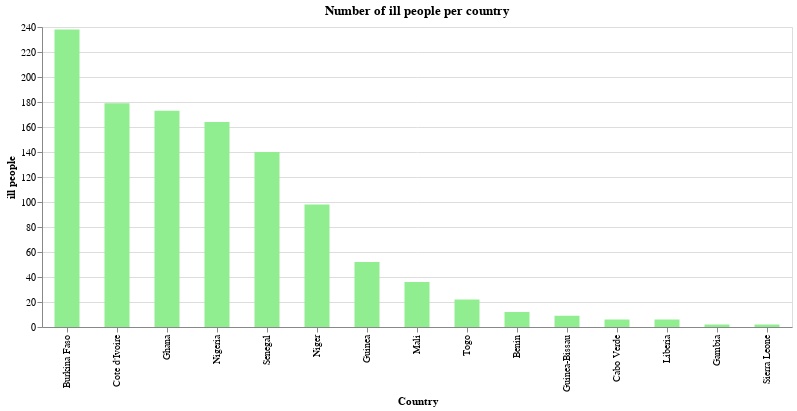

The cell this chart's notebook holds for it:
### Markdown cell above
### Number of ill patients

### Code cell
source = covid_ana_sort
alt.Chart(source).mark_bar(size = 25).encode(x = alt.X('Country', sort='-y'), y = 'ill people', color = alt.value('lightgreen'),).properties(width = alt.Step(50), height = 300, title = 'Number of ill people per country').interactive()

### Figure 1 — Vega-Lite specification as saved in the notebook (floating-point values rounded to 4 significant figures)
{"config": {"view": {"continuousWidth": 400, "continuousHeight": 300}}, "data": {"name": "data-715147db1ea79ca80f1d32e2d1c95031"}, "mark": {"type": "bar", "size": 25}, "encoding": {"color": {"value": "lightgreen"}, "x": {"type": "nominal", "field": "Country", "sort": "-y"}, "y": {"type": "quantitative", "field": "ill people"}}, "height": 300, "selection": {"selector002": {"type": "interval", "bind": "scales", "encodings": ["x", "y"]}}, "title": "Number of ill people per country", "width": {"step": 50}, "$schema": "https://vega.github.io/schema/vega-lite/v4.0.2.json", "datasets": {"data-715147db1ea79ca80f1d32e2d1c95031": [{"Country": "Burkina Faso", "Lat": 12.24, "Long": -1.562, "Date": "2020-04-02T00:00:00", "Confirmed_cases": 288, "Dead": 16, "Recovered": 50, "ill people": 238, "Death rate": 0.05556, "Recovered rate": 0.1736}, {"Country": "Ghana", "Lat": 7.947, "Long": -1.023, "Date": "2020-04-02T00:00:00", "Confirmed_cases": 204, "Dead": 5, "Recovered": 31, "ill people": 173, "Death rate": 0.02451, "Recovered rate": 0.152}, {"Country": "Senegal", "Lat": 14.5, "Long": -14.45, "Date": "2020-04-02T00:00:00", "Confirmed_cases": 195, "Dead": 1, "Recovered": 55, "ill people": 140, "Death rate": 0.005128, "Recovered rate": 0.2821}, {"Country": "Cote d'Ivoire", "Lat": 7.54, "Long": -5.547, "Date": "2020-04-02T00:00:00", "Confirmed_cases": 194, "Dead": 1, "Recovered": 15, "ill people": 179, "Death rate": 0.005155, "Recovered rate": 0.07732}, {"Country": "Nigeria", "Lat": 9.082, "Long": 8.675, "Date": "2020-04-02T00:00:00", "Confirmed_cases": 184, "Dead": 2, "Recovered": 20, "ill people": 164, "Death rate": 0.01087, "Recovered rate": 0.1087}, {"Country": "Niger", "Lat": 17.61, "Long": 8.082, "Date": "2020-04-02T00:00:00", "Confirmed_cases": 98, "Dead": 5, "Recovered": 0, "ill people": 98, "Death rate": 0.05102, "Recovered rate": 0.0}, {"Country": "Guinea", "Lat": 9.946, "Long": -9.697, "Date": "2020-04-02T00:00:00", "Confirmed_cases": 52, "Dead": 0, "Recovered": 0, "ill people": 52, "Death rate": 0.0, "Recovered rate": 0.0}, {"Country": "Togo", "Lat": 8.62, "Long": 0.8248, "Date": "2020-04-02T00:00:00", "Confirmed_cases": 39, "Dead": 2, "Recovered": 17, "ill people": 22, "Death rate": 0.05128, "Recovered rate": 0.4359}, {"Country": "Mali", "Lat": 17.57, "Long": -3.996, "Date": "2020-04-02T00:00:00", "Confirmed_cases": 36, "Dead": 3, "Recovered": 0, "ill people": 36, "Death rate": 0.08333, "Recovered rate": 0.0}, {"Country": "Benin", "Lat": 9.308, "Long": 2.316, "Date": "2020-04-02T00:00:00", "Confirmed_cases": 13, "Dead": 0, "Recovered": 1, "ill people": 12, "Death rate": 0.0, "Recovered rate": 0.07692}, {"Country": "Guinea-Bissau", "Lat": 11.8, "Long": -15.18, "Date": "2020-04-02T00:00:00", "Confirmed_cases": 9, "Dead": 0, "Recovered": 0, "ill people": 9, "Death rate": 0.0, "Recovered rate": 0.0}, {"Country": "Cabo Verde", "Lat": 16.54, "Long": -23.04, "Date": "2020-04-02T00:00:00", "Confirmed_cases": 6, "Dead": 1, "Recovered": 0, "ill people": 6, "Death rate": 0.1667, "Recovered rate": 0.0}, {"Country": "Liberia", "Lat": 6.428, "Long": -9.43, "Date": "2020-04-02T00:00:00", "Confirmed_cases": 6, "Dead": 0, "Recovered": 0, "ill people": 6, "Death rate": 0.0, "Recovered rate": 0.0}, {"Country": "Gambia", "Lat": 13.44, "Long": -15.31, "Date": "2020-04-02T00:00:00", "Confirmed_cases": 4, "Dead": 1, "Recovered": 2, "ill people": 2, "Death rate": 0.25, "Recovered rate": 0.5}, {"Country": "Sierra Leone", "Lat": 8.461, "Long": -11.78, "Date": "2020-04-02T00:00:00", "Confirmed_cases": 2, "Dead": 0, "Recovered": 0, "ill people": 2, "Death rate": 0.0, "Recovered rate": 0.0}]}}
